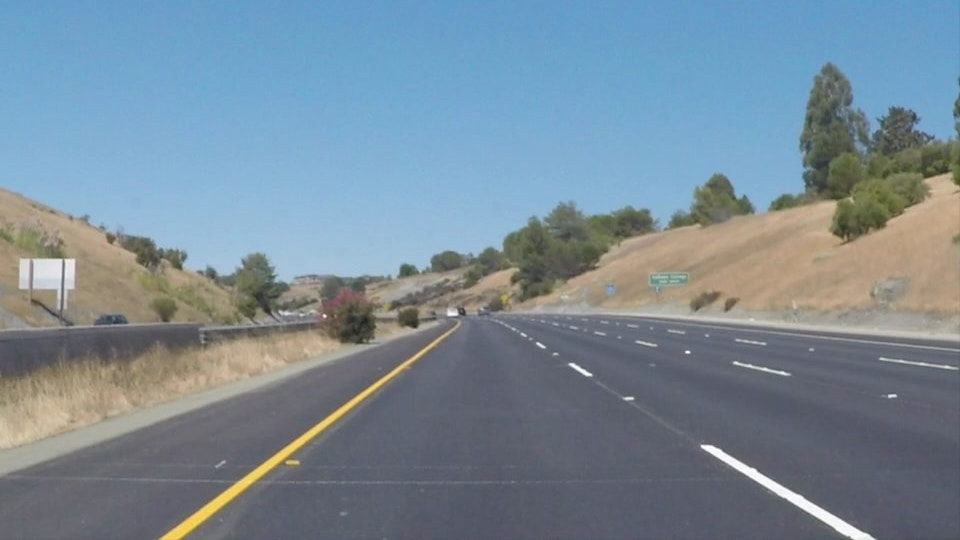
#> input picture Zadatak/test_images/solidYellowCurve2.jpg, 960 x 540 px
$ python testiranje.py
#> lines starting #> are read from the running program, lines starting #| are printed output that depends on the picture; after the words box and inside, x2 and y2 are one past the last pixel; in counts of white or black regions, pixels touching at a corner belong together
import cv2
import numpy as np
import matplotlib.pyplot as plt

def warp_to_bird_eye(img, src_points, dst_points):
    h, w = img.shape[:2]
    M = cv2.getPerspectiveTransform(src_points, dst_points)
    bird_eye = cv2.warpPerspective(img, M, (w, h))
    return bird_eye

# Učitavanje slika
img1 = cv2.imread('../test_images/solidYellowCurve2.jpg')
#> img1 is the input picture: shape (540, 960, 3); mean B, G, R 151.5, 138.6, 120.7
img2 = cv2.imread('../test_images/test2.jpg')
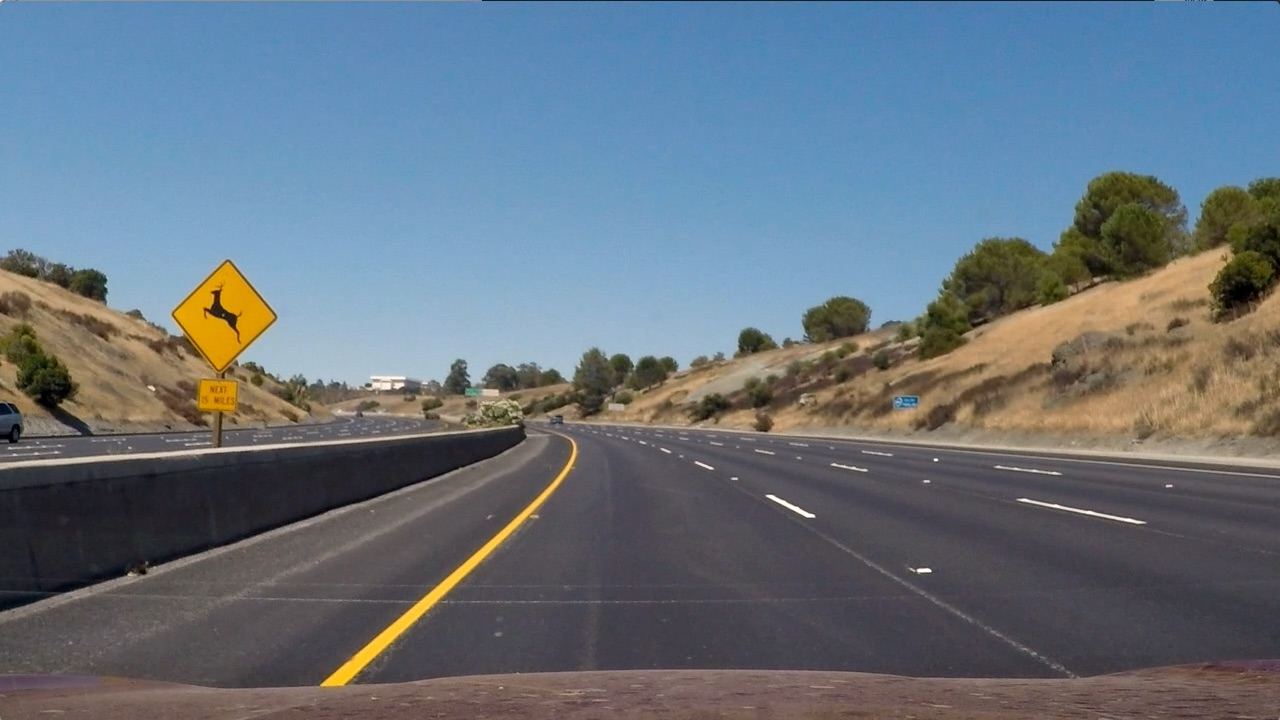
#> input picture Zadatak/test_images/test2.jpg, 1280 x 720 px
#> img2 is the input picture: shape (720, 1280, 3); mean B, G, R 125.5, 114.6, 102.8

# Pretvaranje u sivi format za rad sa binarnim slikama
gray1 = cv2.cvtColor(img1, cv2.COLOR_BGR2GRAY)
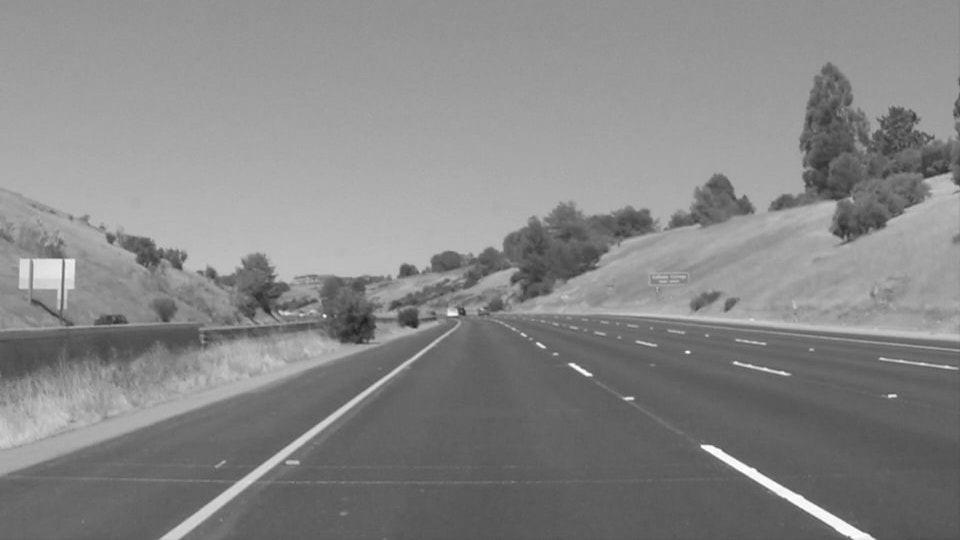
#> gray1: shape (540, 960); min 32, max 255, mean 134.7
gray2 = cv2.cvtColor(img2, cv2.COLOR_BGR2GRAY)
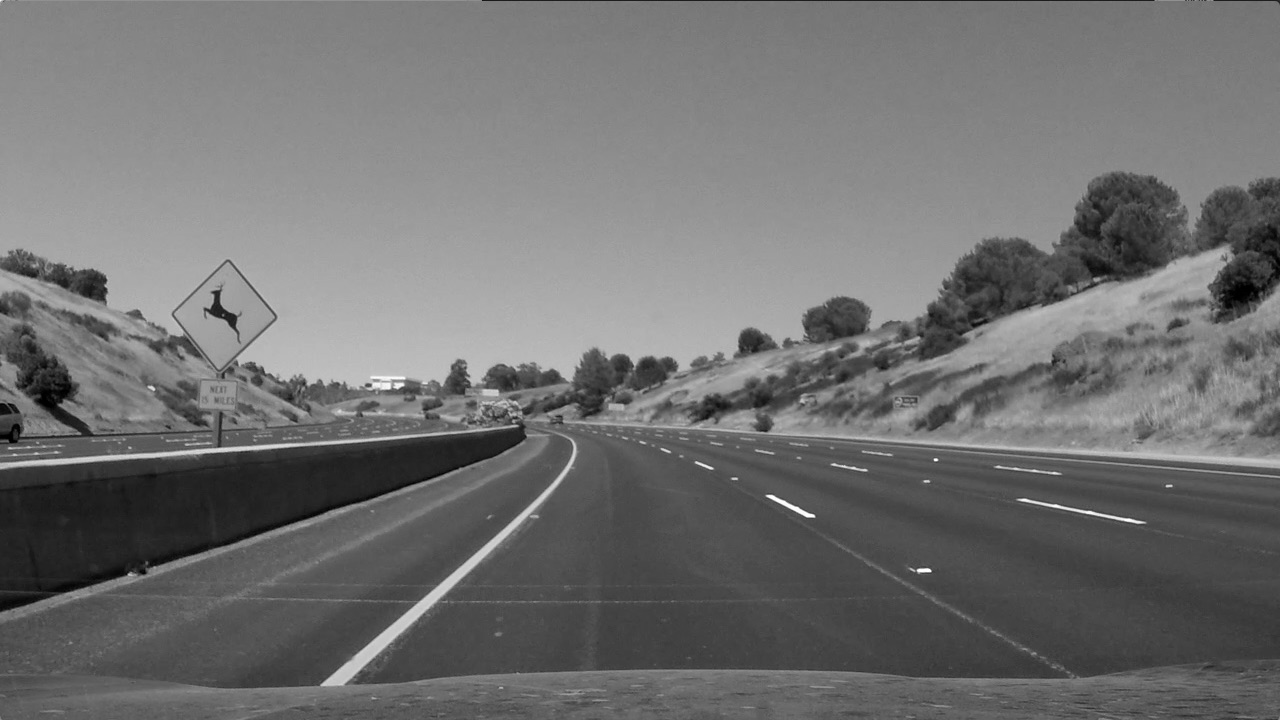
#> gray2: shape (720, 1280); min 0, max 255, mean 112.3

# Izrada binarne slike
_, binary1 = cv2.threshold(gray1, 127, 255, cv2.THRESH_BINARY)
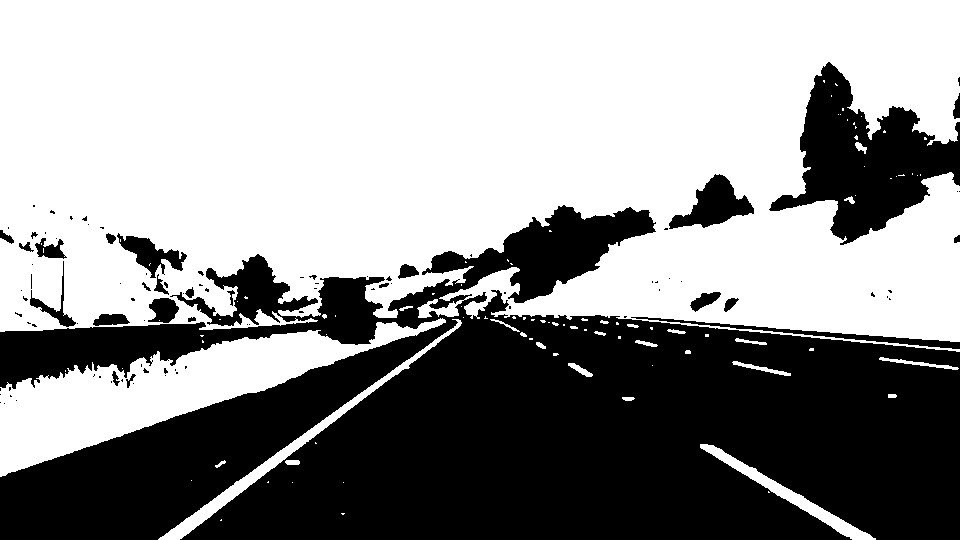
#> binary1: shape (540, 960); 58.3% white; 99 black regions (73 under 20 px), largest, box (x1, y1, x2, y2) and area: (0, 205, 960, 540) 192382, (769, 62, 960, 245) 15695, (669, 174, 754, 229) 2200
_, binary2 = cv2.threshold(gray2, 127, 255, cv2.THRESH_BINARY)
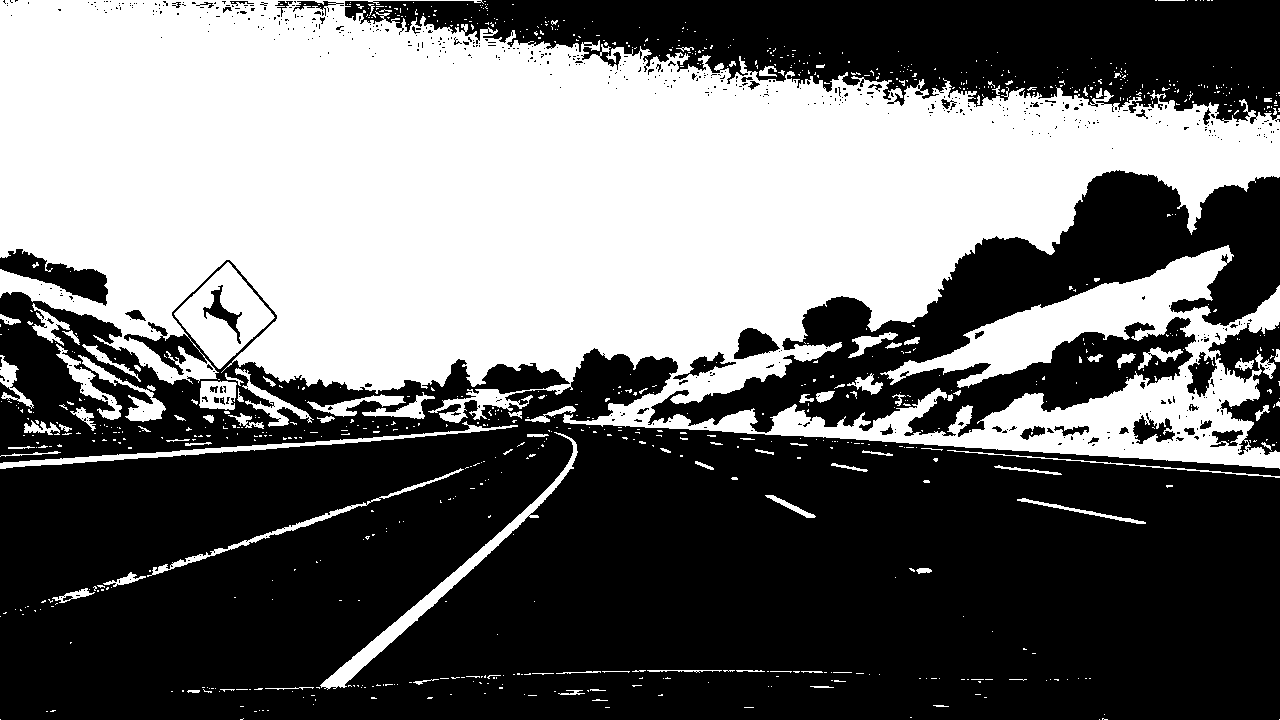
#> binary2: shape (720, 1280); 43.1% white; 908 white regions (804 under 20 px), largest, box (x1, y1, x2, y2) and area: (0, 0, 1280, 469) 367268, (174, 262, 275, 369) 4991, (320, 432, 578, 690) 3721

# Definišemo tačke za perspektivnu transformaciju
src_points = np.float32([[580, 460], [700, 460], [1120, 720], [200, 720]])
dst_points = np.float32([[200, 0], [1080, 0], [1080, 720], [200, 720]])

# Transformacija u bird's eye perspektivu
bird_eye1 = warp_to_bird_eye(binary1, src_points, dst_points)
#> in warp_to_bird_eye, `bird_eye = cv2.warpPerspective(img, M, (w, h))`: bird_eye: shape (540, 960); every value is 0
bird_eye2 = warp_to_bird_eye(binary2, src_points, dst_points)
#> in warp_to_bird_eye (call 2), `bird_eye = cv2.warpPerspective(img, M, (w, h))`:
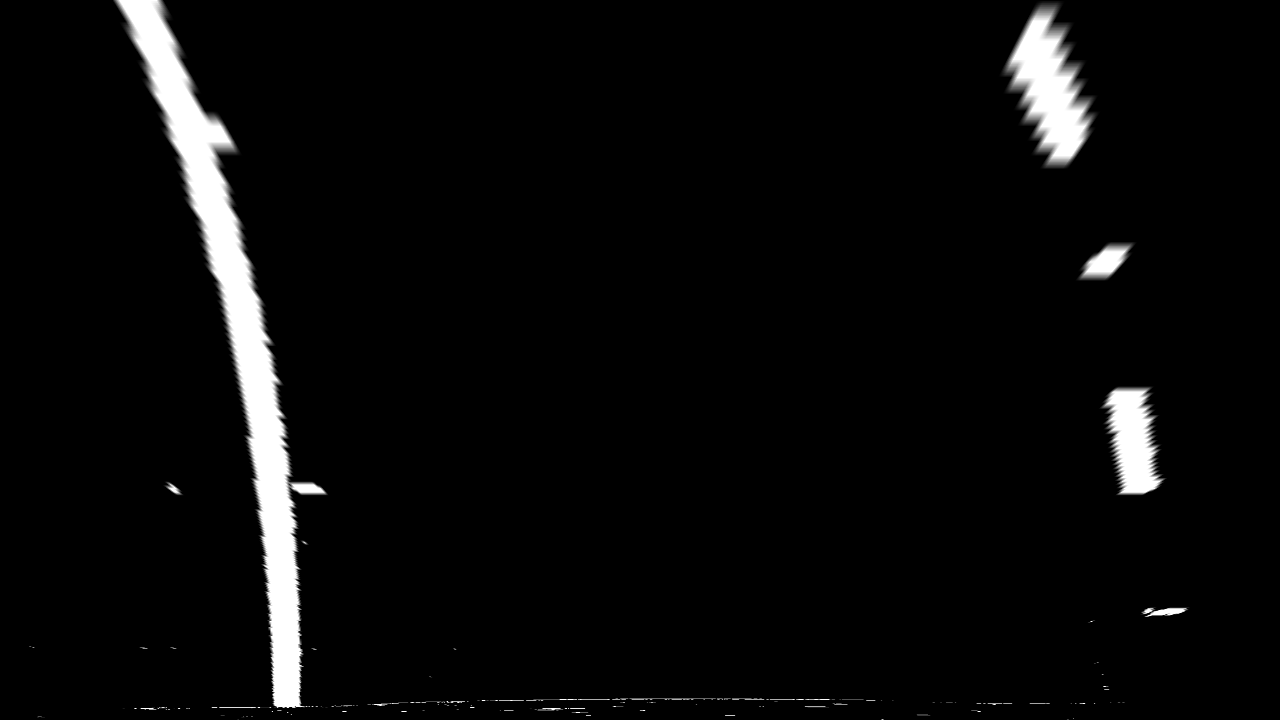
#> bird_eye: shape (720, 1280); min 0, max 255, mean 10.5

# Prikaz originalnih i transformisanih slika
titles = ['Challange Original', 'Test Original', 'Challange Bird Eye', 'Test Bird Eye']
images = [binary1, binary2, bird_eye1, bird_eye2]

plt.figure(figsize=(10, 10))
for i in range(4):
    plt.subplot(2, 2, i + 1)
    plt.title(titles[i])
    plt.imshow(images[i], cmap='gray')
    plt.axis('off')
plt.tight_layout()
plt.show()
